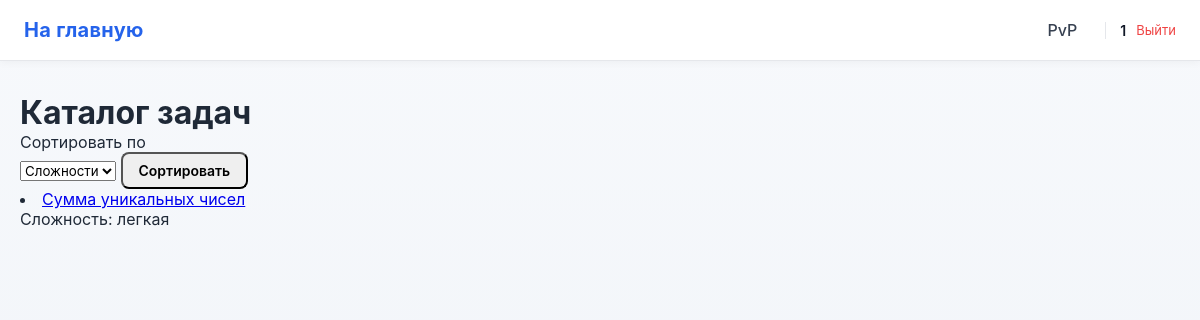
Page /tasks (signed in) on the earlier database version.
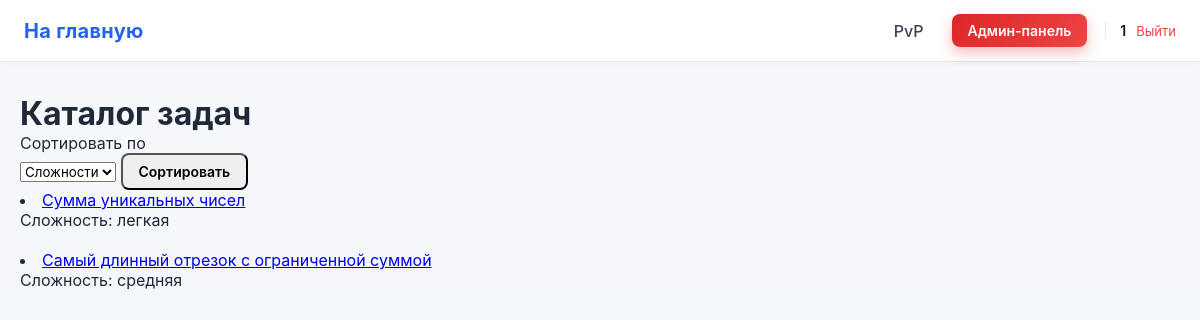
Same page on the later database version.
### data/tasks.py (models this page shows)
class Tasks(SqlAlchemyBase):
    __tablename__ = 'tasks'
    id = sqlalchemy.Column(sqlalchemy.Integer,
                           primary_key=True, autoincrement=True)
    title = sqlalchemy.Column(sqlalchemy.Text, nullable=True)
    statement = sqlalchemy.Column(sqlalchemy.Text, nullable=True)
    input_format = sqlalchemy.Column(sqlalchemy.Text, nullable=True)
    output_format = sqlalchemy.Column(sqlalchemy.Text, nullable=True)
    memory_limit = sqlalchemy.Column(sqlalchemy.Integer, nullable=True)
    time_limit = sqlalchemy.Column(sqlalchemy.Integer, nullable=True)
    difficulty = sqlalchemy.Column(sqlalchemy.Text, nullable=True)
    created_at = sqlalchemy.Column(sqlalchemy.DateTime,
                                     default=datetime.datetime.now)
    task_tests = orm.relationship("TaskTest", back_populates='tasks')
    submissions = orm.relationship("Submissions", back_populates="tasks")

### main.py (the view)
@app.route('/tasks')
@login_required
def tasks():
    db_sess = db_session.create_session()
    sort_by = request.args.get('sort_by')
    if sort_by == 'difficulty':
        tasks = db_sess.query(Tasks).order_by(Tasks.difficulty).all()
    elif sort_by == 'theme':
        tasks = db_sess.query(Tasks).all()
    else:
        tasks = db_sess.query(Tasks).all()
    return render_template('tasks.html', tasks=tasks)

### data/db_session.py (called while the page is built)
def create_session() -> Session:
    global __factory
    return __factory()

### main.py (called while the page is built)
@login_manager.user_loader
def load_user(user_id):
    db_sess = db_session.create_session()
    return db_sess.get(User, user_id)

### templates/tasks.html (shortened to what this page needs)
{% extends "base.html" %}
{% block content %}
<h1>Каталог задач</h1>
<form method="get" action="/tasks">
    Сортировать по<br />
    <select name="sort_by">
        <option value="difficulty">Сложности</option>
    </select>
    <button type="submit" class="btn btn-secondary">Сортировать</button>
</form>
{% if tasks %}
    {% for task in tasks %}
    <div class="col-md-6 border rounded" style="margin-bottom: 20px;">
        <li>
          <a href="{{ url_for('training', task_id=task.id) }}">
            {{ task.title }}
          </a>
        </li>
        <p>Сложность: {{ task.difficulty or 'Не указана' }}</p>
    </div>
    {% endfor %}
{% else %}
    <p>Задачи отсутствуют.</p>
{% endif %}
{% endblock %}

### templates/base.html (shortened to what this page needs)
<!doctype html>
<html lang="ru">
<head>
    <link rel="stylesheet" href="{{ url_for('static', filename='base.css') }}">
</head>
<body>
<header class="site-header">
    <nav class="navbar">
        <div class="nav-left">
            <a class="logo" href="/">На главную</a>
        </div>
        <div class="nav-right">
            {% if current_user.is_authenticated %}
                <a class="nav-link" href="/pvp">PvP</a>
                {% if current_user.admin %}
                    <a class="btn btn-admin" href="/admin">Админ-панель</a>
                {% endif %}
                <div class="user-menu">
                    <span class="username">{{ current_user.name }}</span>
                    <a class="logout" href="/logout">Выйти</a>
                </div>
            {% else %}
                <a class="btn btn-outline" href="/login">Войти</a>
                <a class="btn btn-primary" href="/register">Регистрация</a>
            {% endif %}
        </div>
    </nav>
</header>
<main class="page-content">
    {% block content %}{% endblock %}
</main>
</body>
</html>

Differences in the rows shown:
changed User: admin empty → True (drawn)
added Tasks: title "Самый длинный отрезок с ограниченной суммой", difficulty "средняя"
Other differences:
text now shown: "Админ-панель"
